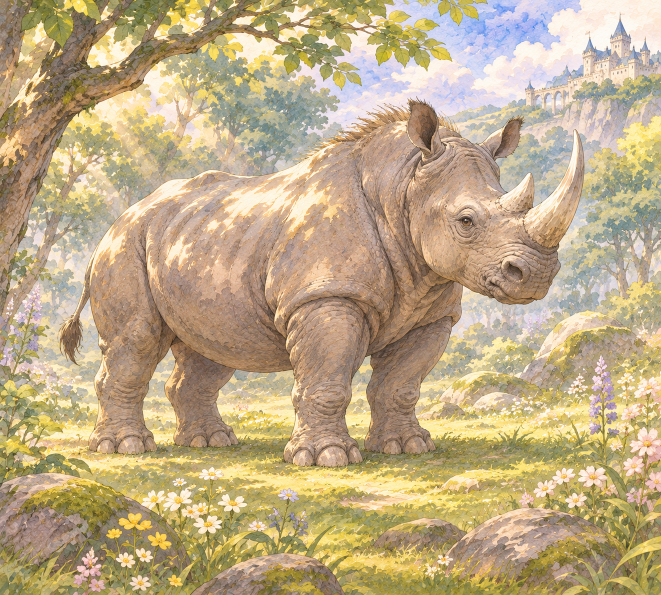
#> input picture art_src/9016_犀牛_20261126_v1.png, 1322 x 1190 px, given in place of 9001.png, which was not available (shown at 1/2 size)
$ python trailer_card_open.py
#> lines starting #> are read from the running program, lines starting #| are printed output that depends on the picture; after the words box and inside, x2 and y2 are one past the last pixel; in counts of white or black regions, pixels touching at a corner belong together
# -*- coding: utf-8 -*-
"""开场「角色」段：用游戏内卡图做双卡特写，替换掉 AI 3D 渲染镜头。

python tools/trailer_card_open.py --out release/trailer/work_v8/card_open.mp4

理由：3D 鸭子镜头（Pixar 塑料质感）与卡图/标题页的手绘二次元完全两套画风，
      预告片前 5 秒就出现风格断层，观感上像「广告片和游戏不是同一个东西」。
      这里改用 9001 鸭子骑士 / 9017 鸭子弓手 的游戏内卡图，风格与本体一致。
"""
import argparse
import subprocess
from pathlib import Path

from PIL import Image, ImageDraw, ImageFilter

ROOT = Path(__file__).resolve().parents[1]
FF = Path(r"C:\Users\Administrator\AppData\Local\Microsoft\WinGet\Packages"
          r"\Gyan.FFmpeg_Microsoft.Winget.Source_8wekyb3d8bbwe"
          r"\ffmpeg-9.0.2-full_build\bin\ffmpeg.exe")

W, H = 1280, 720
FPS = 30
DUR = 2.5
CARD_H = 600            # 单卡显示高度（原图 404 → 放大 1.49x）
GOLD = (222, 190, 112)
CARDS = ["assets/pics/9001.png", "assets/pics/9017.png"]


def cover(im, size):
    tw, th = size
    s = max(tw / im.width, th / im.height)
    im2 = im.resize((max(1, int(im.width * s + 0.5)), max(1, int(im.height * s + 0.5))),
                    Image.LANCZOS)
    x = (im2.width - tw) // 2
    y = (im2.height - th) // 2
    return im2.crop((x, y, x + tw, y + th))


def vignette(im, strength=0.55):
    mask = Image.new("L", (W, H), 0)
    d = ImageDraw.Draw(mask)
    pad = 220
    d.ellipse((-pad, -pad, W + pad, H + pad), fill=255)
    mask = mask.filter(ImageFilter.GaussianBlur(160))
    dark = Image.new("RGB", (W, H), (4, 7, 10))
    return Image.composite(im, Image.blend(im, dark, strength), mask)


def make_bg(path):
    im = cover(Image.open(path).convert("RGB"), (W, H))
    im = im.filter(ImageFilter.GaussianBlur(30))
    im = Image.blend(im, Image.new("RGB", (W, H), (0, 0, 0)), 0.38)
    return vignette(im)


def make_card(path):
    """带金边、内描边与投影的卡面图层（RGBA，尺寸 = CARD_H 高度）。"""
    src = Image.open(path).convert("RGB")
    cw = int(round(CARD_H * src.width / src.height))
    face = src.resize((cw, CARD_H), Image.LANCZOS)
    face = face.filter(ImageFilter.UnsharpMask(radius=1.4, percent=110, threshold=2))

    pad = 22                                   # 留给外发光/投影
    layer = Image.new("RGBA", (cw + pad * 2, CARD_H + pad * 2), (0, 0, 0, 0))

    # 投影
    shadow = Image.new("RGBA", layer.size, (0, 0, 0, 0))
    ImageDraw.Draw(shadow).rounded_rectangle(
        (pad - 2, pad + 10, pad + cw + 2, pad + CARD_H + 18), radius=12,
        fill=(0, 0, 0, 165))
    shadow = shadow.filter(ImageFilter.GaussianBlur(16))
    layer.alpha_composite(shadow)

    # 卡面
    mask = Image.new("L", (cw, CARD_H), 0)
    ImageDraw.Draw(mask).rounded_rectangle((0, 0, cw - 1, CARD_H - 1), radius=14, fill=255)
    layer.paste(face, (pad, pad), mask)

    # 金边 + 深色外描边
    d = ImageDraw.Draw(layer)
    d.rounded_rectangle((pad, pad, pad + cw - 1, pad + CARD_H - 1), radius=14,
                        outline=GOLD + (255,), width=3)
    d.rounded_rectangle((pad - 3, pad - 3, pad + cw + 2, pad + CARD_H + 2), radius=16,
                        outline=(16, 22, 26, 210), width=2)
    return layer


def main():
    ap = argparse.ArgumentParser()
    ap.add_argument("--out", default=str(ROOT / "release" / "trailer" / "work_v8" / "card_open.mp4"))
    args = ap.parse_args()
    out = Path(args.out)
    out.parent.mkdir(parents=True, exist_ok=True)

    bgs = [make_bg(ROOT / p) for p in CARDS]
#> in cover, `tw, th = size`: tw = 1280; th = 720
#> in cover, `s = max(tw / im.width, th / im.height)`: s = 0.968
#> in cover, `x = (im2.width - tw) // 2`: x = 0
#> in cover, `y = (im2.height - th) // 2`: y = 216
#> in vignette, `mask = Image.new("L", (W, H), 0)`: mask: PIL image 1280x720 L; every value is 0
#> in vignette, `mask = mask.filter(ImageFilter.GaussianBlur(160))`: mask: PIL image 1280x720 L; every value is 255
#> in vignette, `dark = Image.new("RGB", (W, H), (4, 7, 10))`:
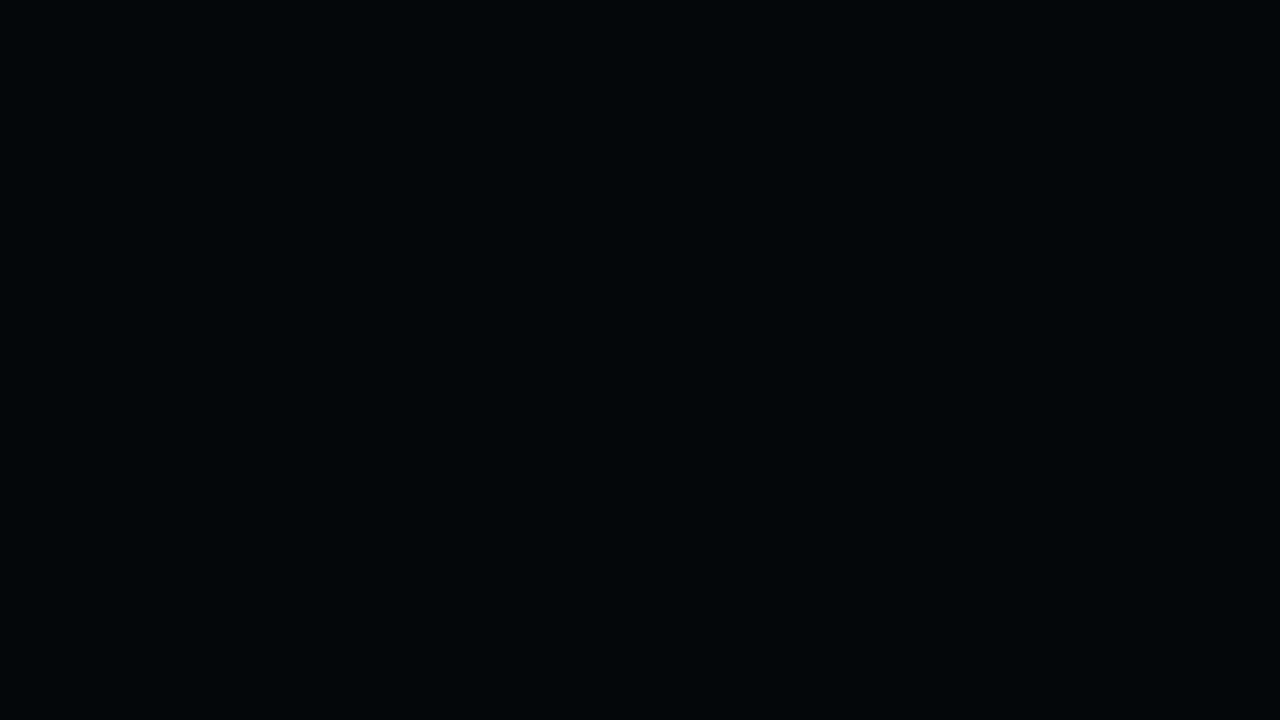
#> dark: PIL image 1280x720 RGB; mean R, G, B 4, 7, 10
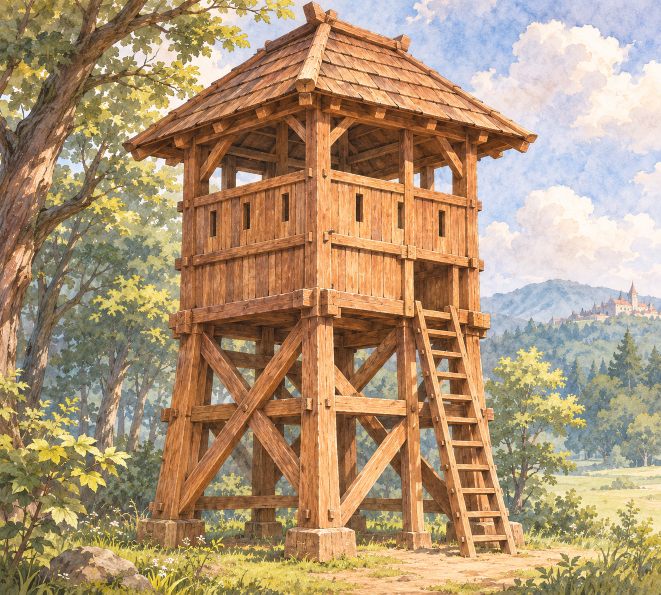
#> input picture art_src/9019_箭塔_20261125_v1.png, 1322 x 1190 px, given in place of 9017.png, which was not available (shown at 1/2 size)
#> call 2 of cover, with size = (1280, 720)
#> in cover (call 2), `return im2.crop((x, y, x + tw, y + th))`:
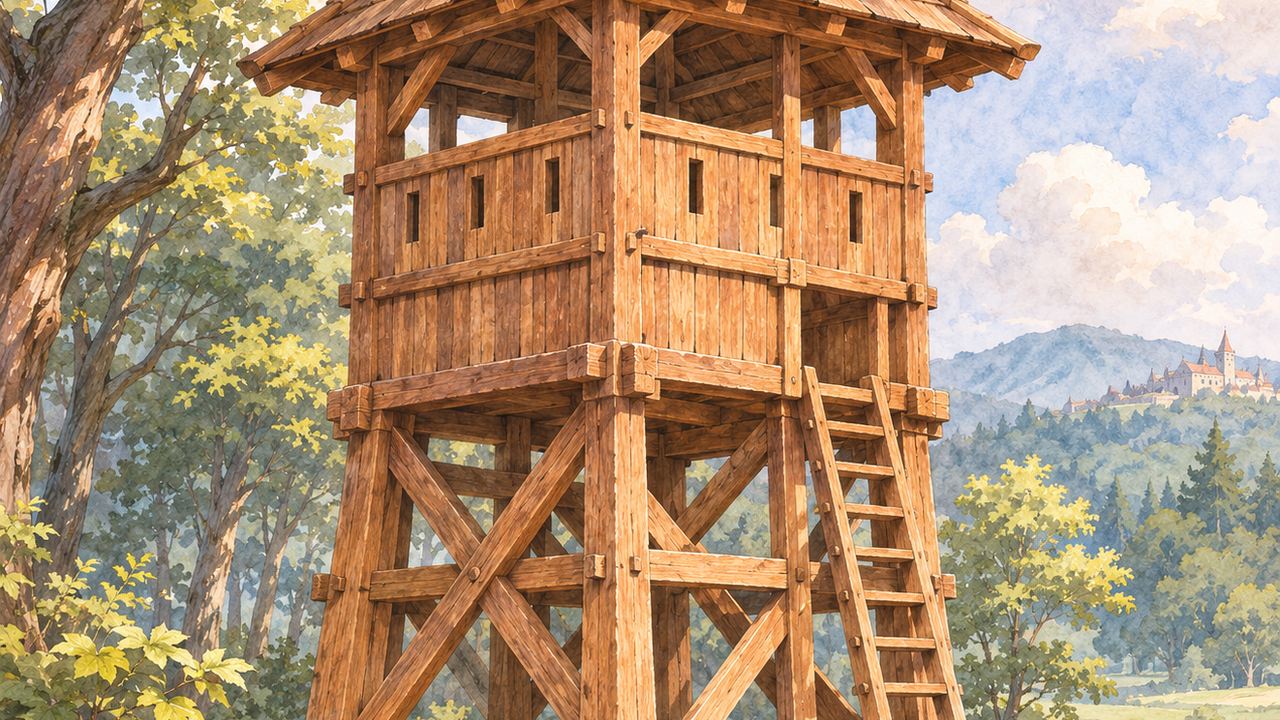
#> returned value: PIL image 1280x720 RGB; mean R, G, B 170.7, 143.2, 114.1
#> in make_bg (call 2), `im = Image.blend(im, Image.new("RGB", (W, H), (0, 0, 0)), 0.38)`:
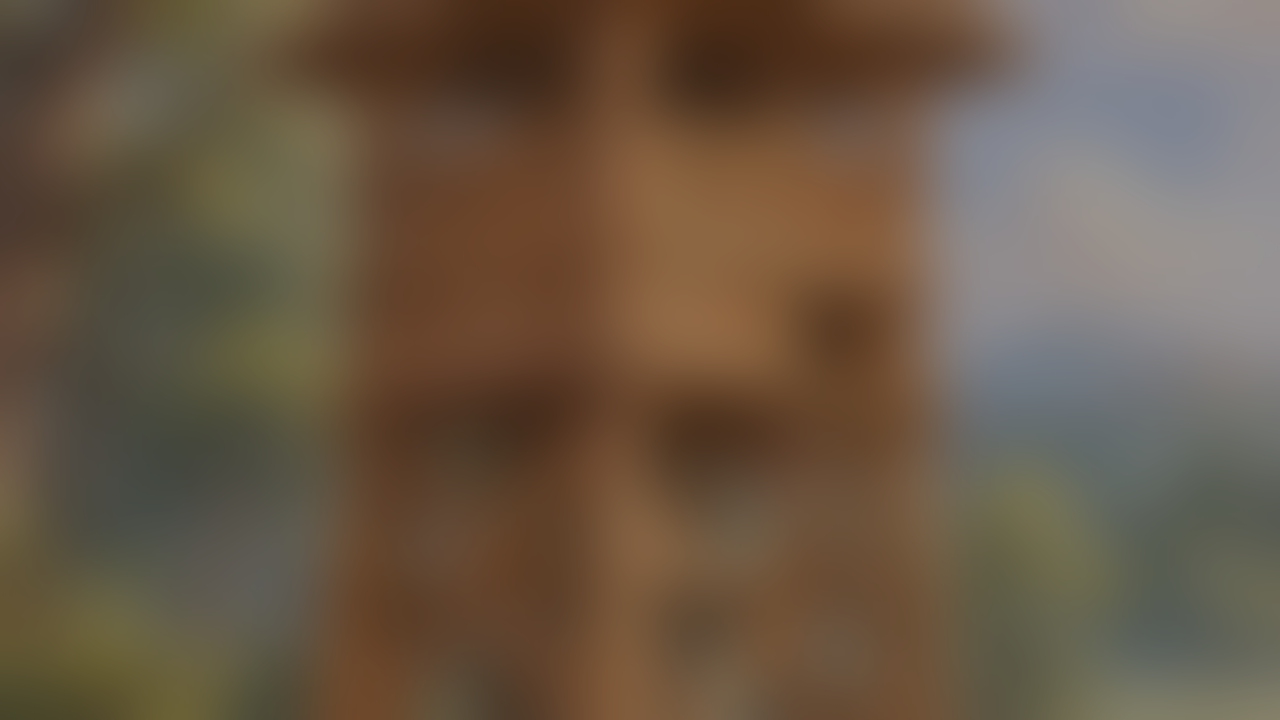
#> im: PIL image 1280x720 RGB; mean R, G, B 105.4, 88.4, 70.4
#> bgs = 2 items
    cards = [make_card(ROOT / p) for p in CARDS]
#> in make_card, src is the input picture: PIL image 1322x1190 RGB; mean R, G, B 190, 170.4, 134.3
#> in make_card, `layer = Image.new("RGBA", (cw + pad * 2, CARD_H + pad * 2), (0, 0, 0, ..`: layer: PIL image 711x644 RGBA; every value is 0
#> in make_card, `shadow = shadow.filter(ImageFilter.GaussianBlur(16))`:
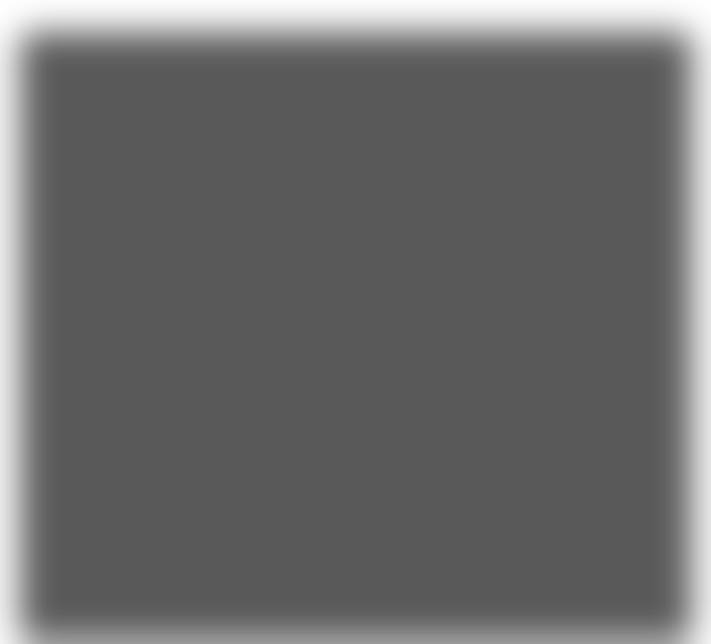
#> shadow: PIL image 711x644 RGBA; mean R, G, B, A 0, 0, 0, 146.3; transparent parts drawn white
#> in make_card, `mask = Image.new("L", (cw, CARD_H), 0)`: mask: PIL image 667x600 L; every value is 0
#> in make_card, `ImageDraw.Draw(mask).rounded_rectangle((0, 0, cw - 1, CARD_H - 1), rad..`:
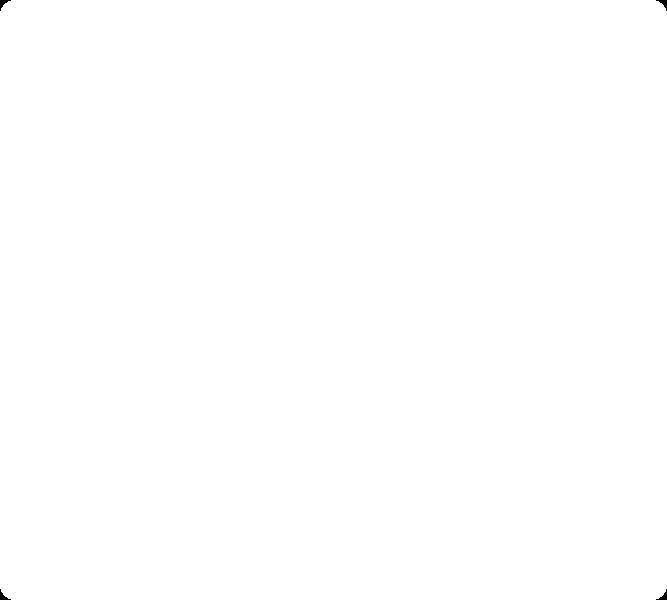
#> mask: PIL image 667x600 L; 100% white; 4 black regions, box (x1, y1, x2, y2) and area: (0, 0, 11, 11) 46, (656, 0, 667, 11) 46, (0, 589, 11, 600) 46, (656, 589, 667, 600) 46
#> in make_card, src is the input picture: PIL image 1322x1190 RGB; mean R, G, B 174.8, 149.1, 117.9
#> in make_card (call 2), `layer.paste(face, (pad, pad), mask)`:
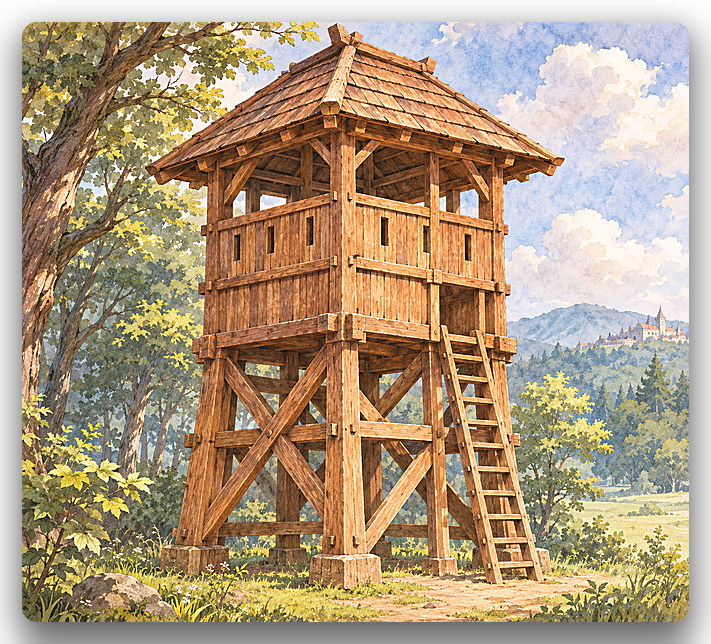
#> layer: PIL image 711x644 RGBA; mean R, G, B, A 151.3, 129.9, 102.7, 230.4; transparent parts drawn white
#> cards = 2 items

    cmd = [str(FF), "-y", "-hide_banner", "-loglevel", "error",
           "-f", "rawvideo", "-pix_fmt", "rgb24", "-s", "%dx%d" % (W, H),
           "-r", str(FPS), "-i", "-",
           "-f", "lavfi", "-t", "%.2f" % DUR, "-i", "anullsrc=r=48000:cl=stereo",
           "-map", "0:v", "-map", "1:a",
           "-c:v", "libx264", "-crf", "16", "-preset", "medium", "-pix_fmt", "yuv420p",
           "-c:a", "aac", "-b:a", "192k", "-ar", "48000", "-ac", "2",
           "-t", "%.2f" % DUR, str(out)]
#> (the run stopped early here; a loop or call above may not have finished)
